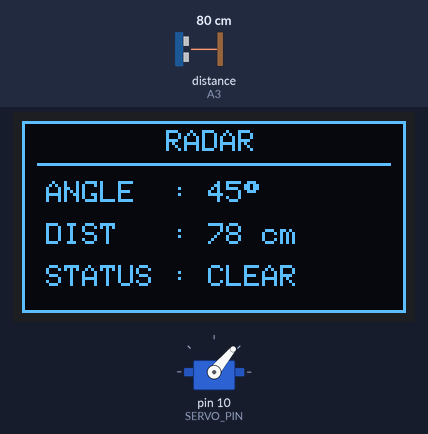
Bench run of a sketch on a simulated Arduino Uno, built with avr-gcc and run on an emulated ATmega328P. On the bench: servo, 128×64 one-colour display. Wiring (inferred from the names in the program): ultrasonic range finder: trigger pin 5; echo A3. The inputs (shaded band) are chosen by the test bench; at power-on: distance to the obstacle (sensor on A3) 80 cm. The echo pulse lasts 58.3 µs per cm; what the sketch prints to the serial monitor is not drawn.

Above: at 1.3 s.
1.4 s: distance to the obstacle (sensor on A3) set to 2 cm
At 1.56 s:
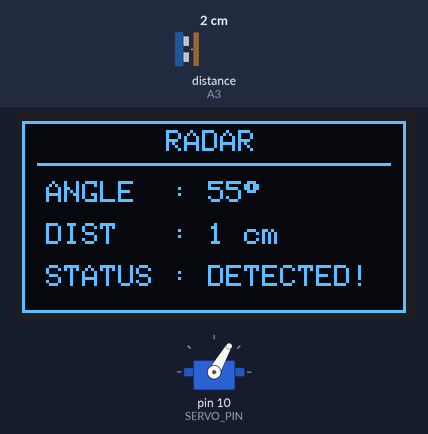
3.2 s: distance to the obstacle (sensor on A3) set to 35 cm
At 3.38 s:
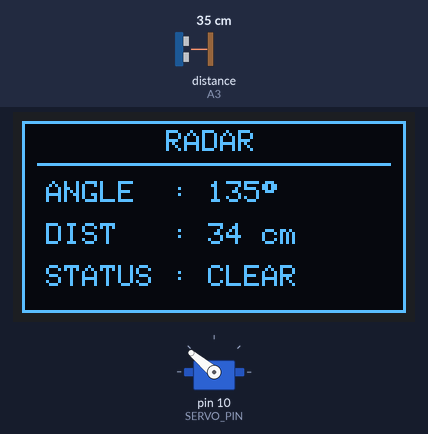
5.1 s: distance to the obstacle (sensor on A3) set to 4 cm
At 5.34 s:
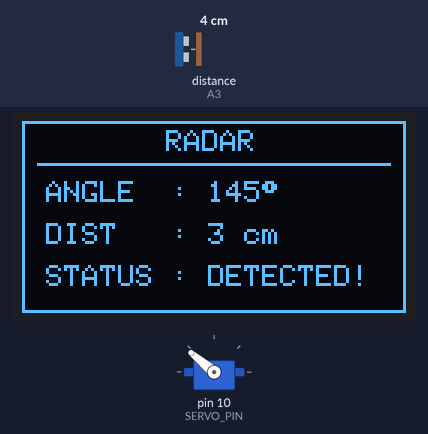
8.1 s: distance to the obstacle (sensor on A3) set to 120 cm
At 8.54 s:
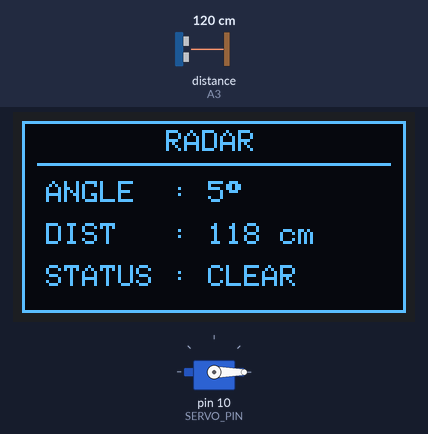
9.9 s: distance to the obstacle (sensor on A3) set to 9 cm
At 10.21 s:
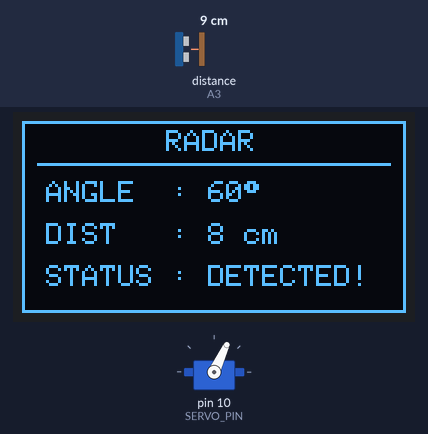
12.9 s: distance to the obstacle (sensor on A3) set to 60 cm
At 13.06 s:
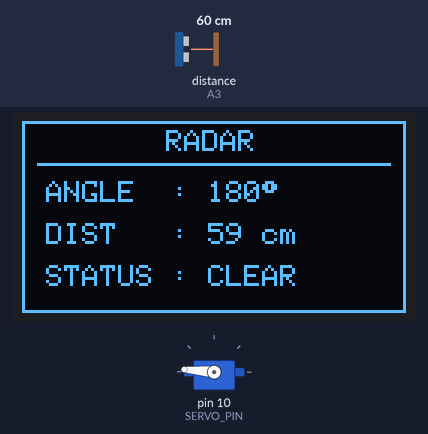
Timing chart, 0 to 16.6 s (numbered marks = the images above; inputs shaded):
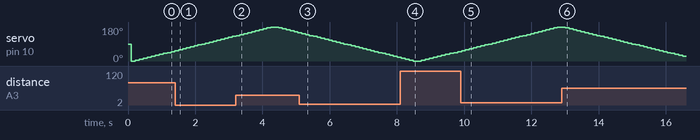

The sketch:

Project_34.ino
```cpp
/*
==========================================
Project-34 : Radar System (Clean Serial)
==========================================
*/

#include <Wire.h>
#include <Servo.h>
#include <Adafruit_GFX.h>
#include <Adafruit_SSD1306.h>

#define SCREEN_WIDTH 128
#define SCREEN_HEIGHT 64

#define SERVO_PIN 10
#define TRIG 5
#define ECHO A3

Servo radarServo;
Adafruit_SSD1306 display(SCREEN_WIDTH, SCREEN_HEIGHT, &Wire, -1);

//--------------------------------
int getDistance()
//--------------------------------
{
  digitalWrite(TRIG, LOW);
  delayMicroseconds(2);

  digitalWrite(TRIG, HIGH);
  delayMicroseconds(10);

  digitalWrite(TRIG, LOW);

  long duration = pulseIn(ECHO, HIGH, 30000);

  if (duration == 0)
    return 400;

  return duration * 0.034 / 2;
}

//--------------------------------
void showOLED(int angle, int distance)
//--------------------------------
{
  display.clearDisplay();

  display.drawRect(0, 0, 128, 64, SSD1306_WHITE);

  display.setTextSize(1);
  display.setCursor(48, 3);
  display.println("RADAR");

  display.drawLine(5, 14, 122, 14, SSD1306_WHITE);

  display.setCursor(8, 20);
  display.print("ANGLE  : ");
  display.print(angle);
  display.print((char)247);

  display.setCursor(8, 34);
  display.print("DIST   : ");
  if (distance == 400) {
    display.print("Out Range");
  } else {
    display.print(distance);
    display.print(" cm");
  }

  display.setCursor(8, 48);
  if (distance <= 20)
  {
    display.print("STATUS : DETECTED!");
  }
  else
  {
    display.print("STATUS : CLEAR");
  }

  display.display();
}

//--------------------------------
void printSerial(int angle, int distance)
//--------------------------------
{
  Serial.print("Angle: ");
  if (angle < 10) Serial.print("  ");
  else if (angle < 100) Serial.print(" ");
  Serial.print(angle);
  Serial.print("° \t| Distance: ");

  if (distance == 400) {
    Serial.print("Out of Range");
  } else {
    Serial.print(distance);
    Serial.print(" cm");
  }

  Serial.print("\t| Status: ");
  if (distance <= 20) {
    Serial.println("ALERT! Target Detected");
  } else {
    Serial.println("Clear");
  }
}

void setup()
{
  Serial.begin(9600);

  pinMode(TRIG, OUTPUT);
  pinMode(ECHO, INPUT);

  radarServo.attach(SERVO_PIN);

  if (!display.begin(SSD1306_SWITCHCAPVCC, 0x3C))
  {
    while (1);
  }

  display.setTextColor(SSD1306_WHITE);

  Serial.println("===========================================");
  Serial.println("           RADAR SYSTEM STARTED            ");
  Serial.println("===========================================");
}

void loop()
{
  // Left to Right
  for (int angle = 0; angle <= 180; angle += 5)
  {
    radarServo.write(angle);
    delay(80);

    int distance = getDistance();

    printSerial(angle, distance);
    showOLED(angle, distance);
  }

  // Right to Left
  for (int angle = 180; angle >= 0; angle -= 5)
  {
    radarServo.write(angle);
    delay(80);

    int distance = getDistance();

    printSerial(angle, distance);
    showOLED(angle, distance);
  }
}
```

Measured:
- after the input at 1.4 s, the display: changes after 0.11 s (image 1)
- after the input at 3.2 s, the display: first differs from a run without the input after 0.13 s (image 2)
- after the input at 5.1 s, the display: first changes after 0.07 s (image 3 shows a later state)
- after the input at 8.1 s, the display: first differs from a run without the input after 0.14 s (image 4 shows a later state)
- after the input at 9.9 s, the display: first differs from a run without the input after 0.14 s (image 5 shows a later state)
- after the input at 12.9 s, the display: changes after 0.11 s (image 6)
